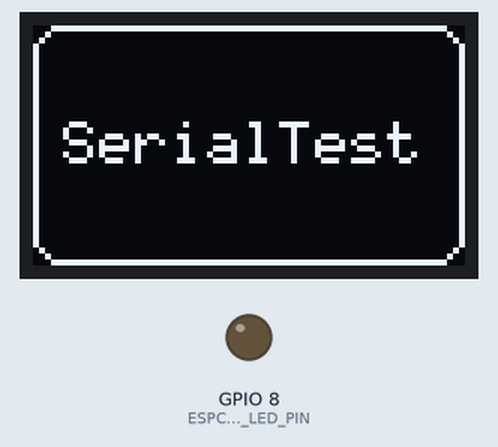
Simulated run of this sketch. Board: ESP32-C3. Shown: 72×40 one-colour display, output pins drawn as LEDs (lit = HIGH). What the sketch prints to the serial monitor is not drawn.

Above: at 0.1 s.
At 5.1 s:
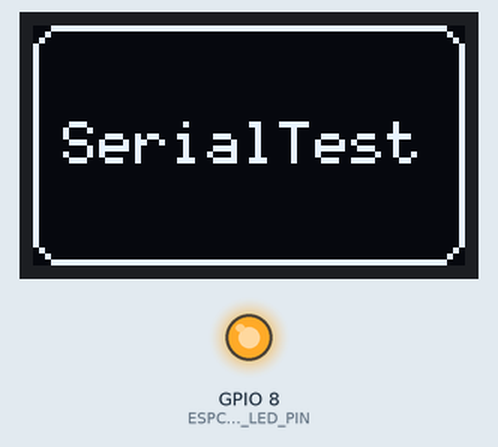
Timing chart, 0 to 126.5 s (numbered marks = the images above):
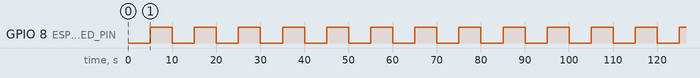

Measured:
- by itself, GPIO 8 (ESPC3MINIOLED_LED_PIN): alternates HIGH for 5.0 s and LOW for 5.0 s

The sketch:

ESP32C3SMO-Abrobot_SerialTest.ino
```cpp
/*
Abrobot ESP32-C3-SuperMini-OLED
https://github.com/nrfconnect/sdk-zephyr/blob/main//boards/shields/abrobot_esp32c3_oled/doc/index.rst
https://github.com/nrfconnect/sdk-zephyr/tree/main/boards/shields/abrobot_esp32c3_oled
Abrobot esp32c3 oled only works with sh1106_compatible display driver. It does not support 1306 display driver commands. Its screen resolution is 72x40. Its screen start position is 30, 12.

Board: "MakerGO ESP32 C3 SuperMini" from board library "esp32 by Espressif Systems"
Board: "ESP32C3 Dev Module" from board library "esp32 by Espressif Systems"
*/

#include <U8g2lib.h>
#define ESPC3MINIOLED_OLED_U8G2TYPE  U8G2_SH1106_72X40_WISE_F_HW_I2C
#define ESPC3MINIOLED_OLED_ROTATION  U8G2_R0
#define ESPC3MINIOLED_OLED_PIN_RESET U8X8_PIN_NONE
#define ESPC3MINIOLED_OLED_PIN_CLOCK 6
#define ESPC3MINIOLED_OLED_PIN_DATA  5
#define ESPC3MINIOLED_OLED_WIDTH 72
#define ESPC3MINIOLED_OLED_HEIGHT 40
#define ESPC3MINIOLED_LED_PIN 8

#define OLED_FONT u8g2_font_6x10_tf //u8g2_font_5x7_tf

ESPC3MINIOLED_OLED_U8G2TYPE u8g2(ESPC3MINIOLED_OLED_ROTATION, ESPC3MINIOLED_OLED_PIN_RESET, ESPC3MINIOLED_OLED_PIN_CLOCK, ESPC3MINIOLED_OLED_PIN_DATA);

void setup() {
  Serial.begin(115200);
  for (int i=0; i<10; i++) {
    Serial.println("SerialTest");
  }

  // init OLED driver
  u8g2.begin();
  u8g2.setFont(OLED_FONT);
  u8g2.setFontPosTop();
  u8g2.drawRFrame(0, 0, ESPC3MINIOLED_OLED_WIDTH, ESPC3MINIOLED_OLED_HEIGHT, 5);
  u8g2.drawStr(5, 15, "SerialTest");
  u8g2.sendBuffer();

  // init LED I/O PIN
  pinMode(ESPC3MINIOLED_LED_PIN, OUTPUT);
}


void loop() {
  delay(5000);
  Serial.println("Serial output...");
  digitalWrite(ESPC3MINIOLED_LED_PIN, !digitalRead(ESPC3MINIOLED_LED_PIN));
}
```
